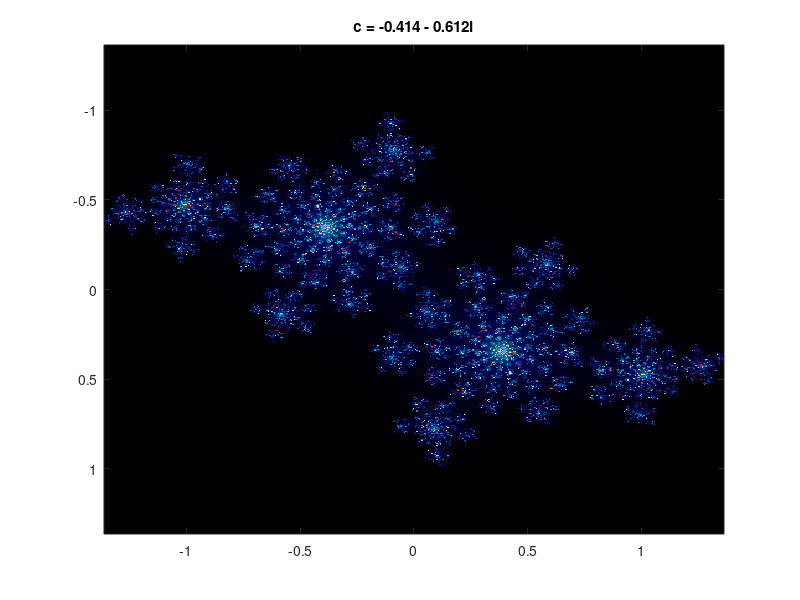

Here is the MATLAB script that generated this plot:
clear all%c = 0.214+0.62i;%c = 0.4+0.62i;%c = 0.285+0.01ic = -0.414 - 0.612i q = (1 + sqrt(4*abs(c)))/2;array_size = 500;x = linspace(-q,q,array_size);y = x;[a,b] = meshgrid(x,y);w = a + i*b;m = zeros(array_size,array_size);for t = 1:300	w = ((w.^2)+c);  	m = m + (abs(w) < q);endfor%colormap(jet)colormap([ocean() ; flipud(jet())])imagesc(x,y,abs(m))title('c = -0.414 - 0.612i');print("julia_4.png");